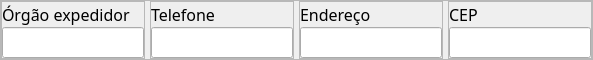
                              <widget class="QFrame" name="frame_102">
                               <property name="minimumSize">
                                <size>
                                 <width>0</width>
                                 <height>0</height>
                                </size>
                               </property>
                               <property name="maximumSize">
                                <size>
                                 <width>16777215</width>
                                 <height>60</height>
                                </size>
                               </property>
                               <property name="styleSheet">
                                <string notr="true"/>
                               </property>
                               <property name="frameShape">
                                <enum>QFrame::StyledPanel</enum>
                               </property>
                               <property name="frameShadow">
                                <enum>QFrame::Raised</enum>
                               </property>
                               <layout class="QHBoxLayout" name="horizontalLayout_50">
                                <property name="spacing">
                                 <number>5</number>
                                </property>
                                <property name="leftMargin">
                                 <number>0</number>
                                </property>
                                <property name="topMargin">
                                 <number>0</number>
                                </property>
                                <property name="rightMargin">
                                 <number>0</number>
                                </property>
                                <property name="bottomMargin">
                                 <number>0</number>
                                </property>
                                <item>
                                 <widget class="QFrame" name="frame_109">
                                  <property name="maximumSize">
                                   <size>
                                    <width>165</width>
                                    <height>16777215</height>
                                   </size>
                                  </property>
                                  <property name="frameShape">
                                   <enum>QFrame::StyledPanel</enum>
                                  </property>
                                  <property name="frameShadow">
                                   <enum>QFrame::Raised</enum>
                                  </property>
                                  <layout class="QVBoxLayout" name="verticalLayout_73">
                                   <property name="spacing">
                                    <number>0</number>
                                   </property>
                                   <property name="leftMargin">
                                    <number>0</number>
                                   </property>
                                   <property name="topMargin">
                                    <number>0</number>
                                   </property>
                                   <property name="rightMargin">
                                    <number>0</number>
                                   </property>
                                   <property name="bottomMargin">
                                    <number>0</number>
                                   </property>
                                   <item>
                                    <widget class="QLabel" name="label_42">
                                     <property name="maximumSize">
                                      <size>
                                       <width>165</width>
                                       <height>16777215</height>
                                      </size>
                                     </property>
                                     <property name="font">
                                      <font>
                                       <family>Abel</family>
                                       <pointsize>12</pointsize>
                                      </font>
                                     </property>
                                     <property name="text">
                                      <string>Órgão expedidor</string>
                                     </property>
                                    </widget>
                                   </item>
                                   <item>
                                    <widget class="QLineEdit" name="lineEdit_27">
                                     <property name="maximumSize">
                                      <size>
                                       <width>145</width>
                                       <height>16777215</height>
                                      </size>
                                     </property>
                                     <property name="font">
                                      <font>
                                       <family>Abel</family>
                                       <pointsize>12</pointsize>
                                      </font>
                                     </property>
                                    </widget>
                                   </item>
                                  </layout>
                                 </widget>
                                </item>
                                <item>
                                 <widget class="QFrame" name="frame_110">
                                  <property name="maximumSize">
                                   <size>
                                    <width>170</width>
                                    <height>16777215</height>
                                   </size>
                                  </property>
                                  <property name="frameShape">
                                   <enum>QFrame::StyledPanel</enum>
                                  </property>
                                  <property name="frameShadow">
                                   <enum>QFrame::Raised</enum>
                                  </property>
                                  <layout class="QVBoxLayout" name="verticalLayout_74">
                                   <property name="spacing">
                                    <number>0</number>
                                   </property>
                                   <property name="leftMargin">
                                    <number>0</number>
                                   </property>
                                   <property name="topMargin">
                                    <number>0</number>
                                   </property>
                                   <property name="rightMargin">
                                    <number>0</number>
                                   </property>
                                   <property name="bottomMargin">
                                    <number>0</number>
                                   </property>
                                   <item>
                                    <widget class="QLabel" name="label_43">
                                     <property name="maximumSize">
                                      <size>
                                       <width>170</width>
                                       <height>16777215</height>
                                      </size>
                                     </property>
                                     <property name="font">
                                      <font>
                                       <family>Abel</family>
                                       <pointsize>12</pointsize>
                                      </font>
                                     </property>
                                     <property name="text">
                                      <string>Telefone</string>
                                     </property>
                                    </widget>
                                   </item>
                                   <item>
                                    <widget class="QLineEdit" name="lineEdit_28">
                                     <property name="maximumSize">
                                      <size>
                                       <width>150</width>
                                       <height>16777215</height>
                                      </size>
                                     </property>
                                     <property name="font">
                                      <font>
                                       <family>Abel</family>
                                       <pointsize>12</pointsize>
                                      </font>
                                     </property>
                                    </widget>
                                   </item>
                                  </layout>
                                 </widget>
                                </item>
                                <item>
                                 <widget class="QFrame" name="frame_111">
                                  <property name="maximumSize">
                                   <size>
                                    <width>370</width>
                                    <height>16777215</height>
                                   </size>
                                  </property>
                                  <property name="frameShape">
                                   <enum>QFrame::StyledPanel</enum>
                                  </property>
                                  <property name="frameShadow">
                                   <enum>QFrame::Raised</enum>
                                  </property>
                                  <layout class="QVBoxLayout" name="verticalLayout_75">
                                   <property name="spacing">
                                    <number>0</number>
                                   </property>
                                   <property name="leftMargin">
                                    <number>0</number>
                                   </property>
                                   <property name="topMargin">
                                    <number>0</number>
                                   </property>
                                   <property name="rightMargin">
                                    <number>0</number>
                                   </property>
                                   <property name="bottomMargin">
                                    <number>0</number>
                                   </property>
                                   <item>
                                    <widget class="QLabel" name="label_44">
                                     <property name="maximumSize">
                                      <size>
                                       <width>370</width>
                                       <height>16777215</height>
                                      </size>
                                     </property>
                                     <property name="font">
                                      <font>
                                       <family>Abel</family>
                                       <pointsize>12</pointsize>
                                      </font>
                                     </property>
                                     <property name="text">
                                      <string>Endereço</string>
                                     </property>
                                    </widget>
                                   </item>
                                   <item>
                                    <widget class="QLineEdit" name="lineEdit_29">
                                     <property name="maximumSize">
                                      <size>
                                       <width>350</width>
                                       <height>16777215</height>
                                      </size>
                                     </property>
                                     <property name="font">
                                      <font>
                                       <family>Abel</family>
                                       <pointsize>12</pointsize>
                                      </font>
                                     </property>
                                    </widget>
                                   </item>
                                  </layout>
                                 </widget>
                                </item>
                                <item>
                                 <widget class="QFrame" name="frame_112">
                                  <property name="maximumSize">
                                   <size>
                                    <width>190</width>
                                    <height>16777215</height>
                                   </size>
                                  </property>
                                  <property name="frameShape">
                                   <enum>QFrame::StyledPanel</enum>
                                  </property>
                                  <property name="frameShadow">
                                   <enum>QFrame::Raised</enum>
                                  </property>
                                  <layout class="QVBoxLayout" name="verticalLayout_76">
                                   <property name="spacing">
                                    <number>0</number>
                                   </property>
                                   <property name="leftMargin">
                                    <number>0</number>
                                   </property>
                                   <property name="topMargin">
                                    <number>0</number>
                                   </property>
                                   <property name="rightMargin">
                                    <number>0</number>
                                   </property>
                                   <property name="bottomMargin">
                                    <number>0</number>
                                   </property>
                                   <item>
                                    <widget class="QLabel" name="label_45">
                                     <property name="maximumSize">
                                      <size>
                                       <width>190</width>
                                       <height>16777215</height>
                                      </size>
                                     </property>
                                     <property name="font">
                                      <font>
                                       <family>Abel</family>
                                       <pointsize>12</pointsize>
                                      </font>
                                     </property>
                                     <property name="text">
                                      <string>CEP</string>
                                     </property>
                                    </widget>
                                   </item>
                                   <item>
                                    <widget class="QLineEdit" name="lineEdit_30">
                                     <property name="maximumSize">
                                      <size>
                                       <width>170</width>
                                       <height>16777215</height>
                                      </size>
                                     </property>
                                     <property name="font">
                                      <font>
                                       <family>Abel</family>
                                       <pointsize>12</pointsize>
                                      </font>
                                     </property>
                                    </widget>
                                   </item>
                                  </layout>
                                 </widget>
                                </item>
                               </layout>
                              </widget>
